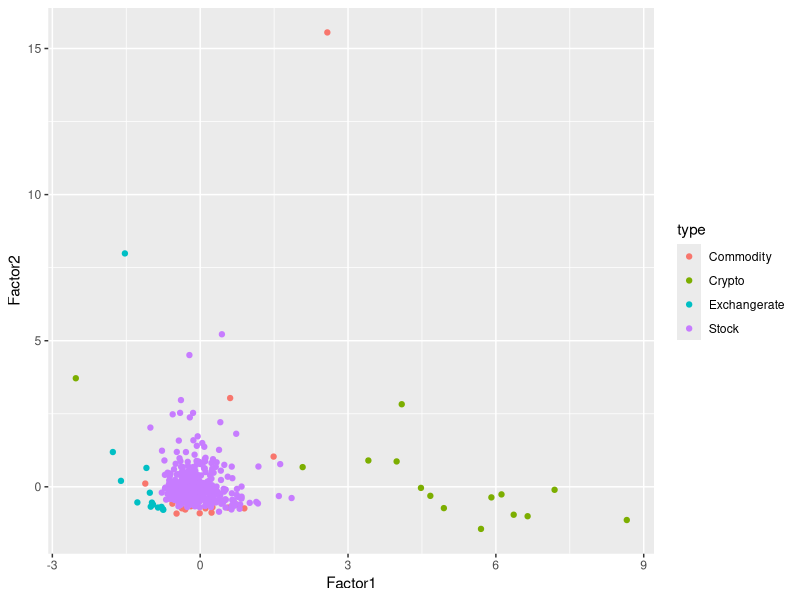

Write the R code that produced this figure. (Note: this script raises an error after producing the figure.)
library(e1071)
library(ggplot2)
#read excel file
mydata <-read.csv("factorsall.csv",header=TRUE)
md<-mydata[,c(6,5,40,41,42)]
#plot PC1 and PC2
qplot(Factor1,Factor2,data=md,color=type)
#SVM model1(radial)
mymodel<-svm(type~.,data=md)
summary(mymodel)
plot(mymodel,data=md,
     Factor2~Factor1,
     )
pred<-predict(mymodel,md)
tab<-table(Predicted=pred,Actual=md$type)
tab
1-sum(diag(tab))/sum(tab)
#SVM model2(linear)
mymodel1<-svm(type~.,data=md,kernel="linear")
summary(mymodel1)
plot(mymodel1,data=md,
     Factor2~Factor1,
)
pred<-predict(mymodel1,md)
tab<-table(Predicted=pred,Actual=md$type)
tab
1-sum(diag(tab))/sum(tab)
#SVM model3(polynomial)
mymodel2<-svm(type~.,data=md,kernel="polynomial")
summary(mymodel2)
plot(mymodel2,data=md,
     Factor2~Factor1,
)
pred<-predict(mymodel2,md)
tab<-table(Predicted=pred,Actual=md$type)
tab
1-sum(diag(tab))/sum(tab)
#SVM model4(sigmoid)
mymodel3<-svm(type~.,data=md,kernel="sigmoid")
summary(mymodel3)
plot(mymodel3,data=md,
     Factor2~Factor1,
)
pred<-predict(mymodel3,md)
tab<-table(Predicted=pred,Actual=md$type)
tab
1-sum(diag(tab))/sum(tab)
#choose best model
#tuning
set.seed(123)
tmodel<-tune(svm,type~.,data=md,
             ranges=list(epsilon=seq(0,1,0.1),cost=2^(6:9)))
plot(tmodel)
summary(tmodel)
#best Model
mymodel<-tmodel$best.model
summary(mymodel)
plot(mymodel,data=md,
     Factor2~Factor1,
)
pred<-predict(mymodel,md)
tab<-table(Predicted=pred,Actual=md$type)
tab
1-sum(diag(tab))/sum(tab)
